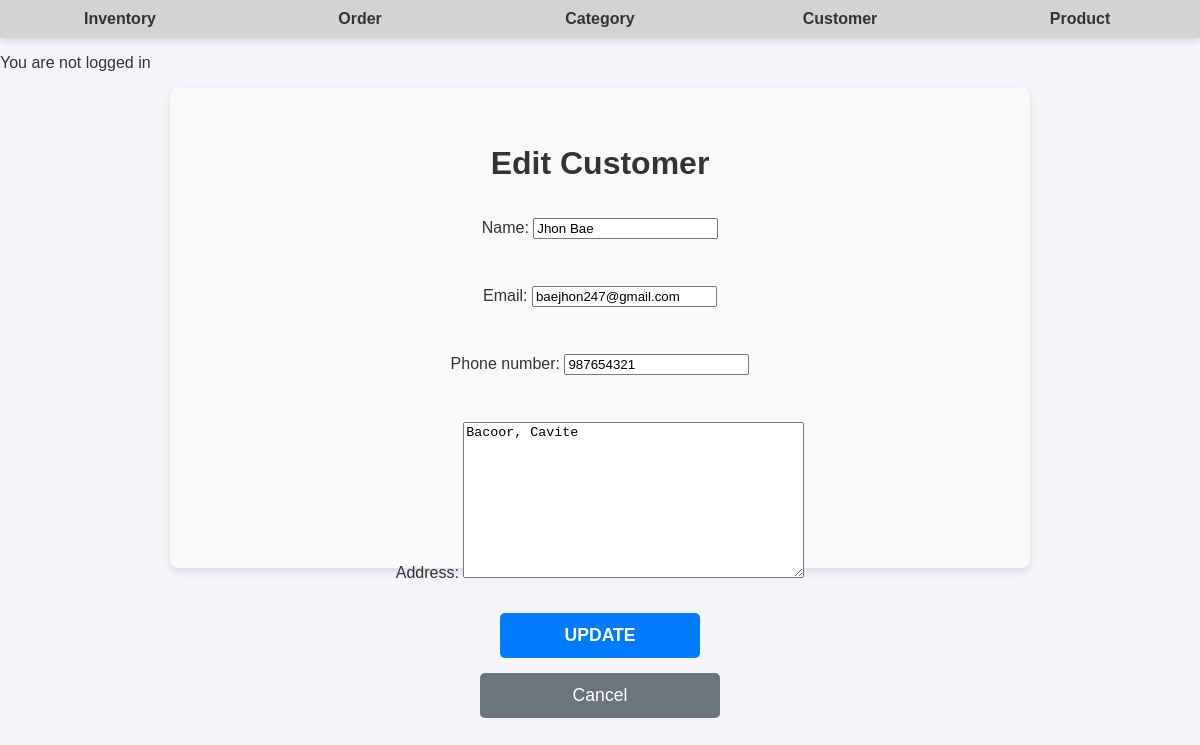
Screenshot of /customers/update/1/ with the database file from the repository.
### app/models.py (models this page shows, shortened)
class Customer(models.Model):
    name = models.CharField(max_length=100)
    email = models.EmailField()
    phone_number = models.CharField(max_length=15)
    address = models.TextField()
    created_at = models.DateTimeField(auto_now_add=True)
    updated_at = models.DateTimeField(auto_now=True)

### app/views.py (the view)
# urls.py: path('customers/update/<int:pk>/', CustomerUpdateView.as_view(), name='customer_update'),
class CustomerUpdateView(UpdateView):
    model = Customer
    fields = ['name', 'email', 'phone_number', 'address']
    template_name = 'app/customer_update.html'
    success_url = reverse_lazy('customer_list')

### app/templates/app/customer_update.html (shortened to what this page needs)
{% extends 'app/base.html' %}
{% load static %}
{% block content %}
<div class="edit-customer-page container mt-4">
    <h2>Edit Customer</h2>
    <form method="post">
        {{ form.as_p }}
        <button type="submit" class="btn btn-primary">Update</button>
        <a href="{% url 'customer_list' %}" class="btn btn-secondary">Cancel</a>
    </form>
</div>
{% endblock %}

### static/css/base.css (style rules this page uses)
body { font-family: Arial, sans-serif; margin: 0; padding: 0; background-color: #f4f4f9; color: #333; }
.container { background-color: white; padding: 30px; border-radius: 10px; box-shadow: 0px 4px 8px rgba(0, 0, 0, 0.1); width: 100%; max-width: 400px; text-align: center; margin: 0 auto; height: 420px; }
h2 { margin-bottom: 20px; color: #333; }
button { background-color: #007BFF; color: white; border: none; padding: 12px; font-size: 16px; border-radius: 5px; width: 100%; cursor: pointer; }
button { background-color: #ff8c00; color: #fff; border: none; padding: 10px 15px; border-radius: 5px; font-size: 1em; cursor: pointer; text-transform: uppercase; font-weight: bold; width: 100%; transition: background-color 0.3s ease; }
.edit-customer-page { max-width: 800px; margin: 0 auto; padding: 30px; background-color: #f9f9f9; border-radius: 8px; box-shadow: 0px 4px 8px rgba(0, 0, 0, 0.1); }
.edit-customer-page h2 { font-size: 2em; color: #333; margin-bottom: 20px; text-align: center; }
.edit-customer-page form { display: flex; flex-direction: column; gap: 15px; }
.edit-customer-page form button { background-color: #007bff; color: white; padding: 12px 20px; border: none; border-radius: 5px; font-size: 1.1em; cursor: pointer; transition: background-color 0.3s; width: 200px; align-self: center; }
.edit-customer-page a.btn { text-align: center; width: 200px; align-self: center; }
.edit-customer-page .btn-secondary { background-color: #6c757d; color: white; text-decoration: none; padding: 12px 20px; border-radius: 5px; font-size: 1.1em; transition: background-color 0.3s; }

### rows the page displays
Customer: name "Jhon Bae", email "baejhon247@gmail.com", phone_number "987654321", address "Bacoor, Cavite"
